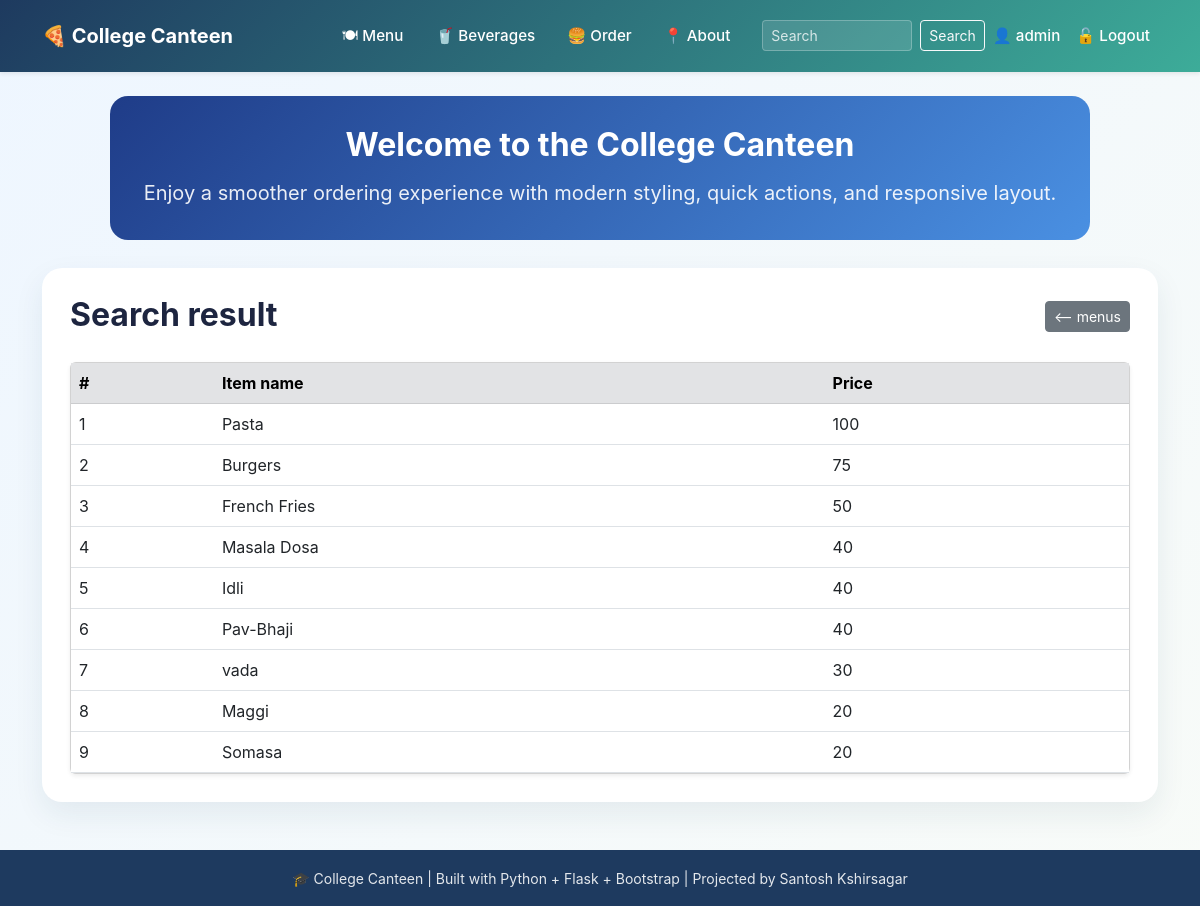
Screenshot of /search (signed in) with the database file from the repository.
### tables this page shows
CREATE TABLE menus
                 (id INTEGER PRIMARY KEY AUTOINCREMENT,
                 name TEXT NOT NULL,
                 price INTEGER NOT NULL);

### app.py (the view)
@app.route("/search")
def search():
    q=request.args.get('q','')
    conn = get_db_menus()
    if q:
        menu = conn.execute('''SELECT * FROM menus WHERE
                                name LIKE ?
                                OR price LIKE ?''',
                                (f'%{q}%', f'%{q}%')).fetchall()
    else:
        menu = conn.execute('SELECT * FROM menus ORDER BY price DESC').fetchall()
    conn.close()
    return render_template("search.html", menus=menu, query=q)

### database.py (called while the page is built)
def get_db():
    conn = sqlite3.connect(DB_PATH)
    conn.row_factory = sqlite3.Row
    return conn

### templates/search.html (shortened to what this page needs)
{% extends "base.html" %}
{% block content %}
<div class="d-flex justify-content-between align-items-center mb-4">
  <h2 class="fw-bold mb-1">Search result</h2>
  <a href="{{url_for('menu')}}" class="btn btn-secondary btn-sm"><-- menus</a>
</div>
{% if menus %}
<div class="card shadow-sm">
  <div class="table-responsive">
    <table class="table table-hover mb-0">
      <thead class="table-secondary">
        <tr>
          <th>#</th>
          <th>Item name</th>
          <th>Price</th>
        </tr>
      </thead>
      <tbody>
        {% for item in menus %}
        <tr class="align-middle">
          <td>{{ loop.index }}</td>
          <td>{{ item.name }}</td>
          <td>{{ item.price }}</td>
        </tr>
        {% endfor %}
      </tbody>
    </table>
  </div>
</div>
{% else %}
<p>No results found.</p>
{% endif %}
{% endblock %}

### templates/base.html (style rules this page uses)
:root { --brand: #1e3a5f; --brand-dark: #162d4a; --accent: #3dac99; --surface: #f7fbff; --surface-strong: #ffffff; }
html, body { min-height: 100%; }
body { margin: 0; background: linear-gradient(135deg, #eef6ff 0%, #f8fbf8 100%); color: #1d2540; font-family: Inter, system-ui, -apple-system, BlinkMacSystemFont, "Segoe UI", sans-serif; display: flex; flex-direction: column; }

### rows the page displays
menus: name "Pasta", price "100"
menus: name "Burgers", price "75"
menus: name "French Fries", price "50"
menus: name "Masala Dosa", price "40"
menus: name "Idli", price "40"
menus: name "Pav-Bhaji", price "40"
menus: name "vada", price "30"
menus: name "Maggi", price "20"
menus: name "Somasa", price "20"

### other values shown
{{ session.name }} "admin"
